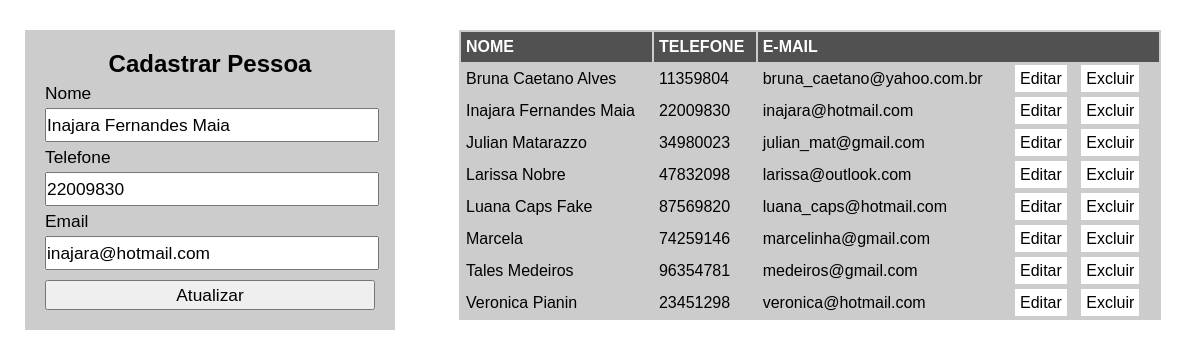
The page /CRUD-PESSOA/index.php?id_update=11 on the database its author committed.
### tables this page shows
CREATE TABLE `pessoa` (
  `id` int(11) NOT NULL AUTO_INCREMENT,
  `nome` varchar(40) DEFAULT NULL,
  `telefone` varchar(15) DEFAULT NULL,
  `email` varchar(50) DEFAULT NULL,
  PRIMARY KEY (`id`)
);

### CRUD-PESSOA/class-pessoa.php (called while the page is built, shortened)
<?php
Class Pessoa{
    private $pdo;
    public function __construct($dbname,$host,$user,$senha)
    {
        try{
            $this->pdo = new PDO("mysql:dbname=".$dbname.";host=".$host,$user,$senha);
        }catch(PDOException $e){
            echo "Erro com banco de dados:".$e->getMessage();
            exit();
        }catch(Exception $e){
            echo "Erro generico:" . $e->getMessage();
            exit();
        }
    }
    public function buscarDados(){
        $cmd = $this->pdo ->query("SELECT * FROM pessoa ORDER BY nome");
        $res = $cmd ->fetchAll(PDO::FETCH_ASSOC);
        return $res;
    }
    public function buscarDadosPessoa($id){
    $cmd = $this->pdo->prepare("SELECT * FROM pessoa WHERE id=:id");
    $cmd->bindValue(":id",$id);
    $cmd->execute();
    $res=$cmd->fetch(PDO::FETCH_ASSOC);
    return $res;
    }
    }

### CRUD-PESSOA/index.php (the view, shortened to what this page needs)
<?php
require_once 'class-pessoa.php';
$p = new Pessoa("crudpdo", "localhost", "root", "");
?>
<!DOCTYPE html>
<html lang="en">
<head>
    <link rel="stylesheet" href="estilo.css">
</head>
<body>
    <?php
    if (isset($_GET['id_update'])) {
        $id_att = addslashes($_GET['id_update']);
        $res = $p->buscarDadosPessoa($id_att);
    }
    ?>
    <div class="sessoes">
        <section id="esquerdo">
            <form action="" method="post">
                <h2>Cadastrar Pessoa</h2>
                <label for="nome">Nome</label>
                <input type="text" name="nome" id="nome" value="<?php if (isset($res)) {echo $res['nome'];} ?>">
                <label for="telefone">Telefone</label>
                <input type="text" name="telefone" id="telefone" value="<?php if (isset($res)) {echo $res['telefone'];} ?>">
                <label for="email">Email</label>
                <input type="email" name="email" id="email" value="<?php if (isset($res)) {echo $res['email'];} ?>">
                <input type="submit" value="<?php if (isset($res)) {echo "Atualizar";} else {echo "Cadastrar";
                                            } ?>">
            </form>
        </section>
        <section id="direito">
            <table>
                <tr id="titulo">
                    <td>NOME</td>
                    <td>TELEFONE</td>
                    <td colspan="2">E-MAIL</td>
                </tr>
                <?php
                $dados = $p->buscarDados();
                $tamanho_dados = count($dados);
                if ($tamanho_dados > 0) {
                    for ($i = 0; $i < $tamanho_dados; $i++) {
                        echo "<tr>";
                        foreach ($dados[$i] as $k => $v) {
                            if ($k != "id") {
                                echo "<td>" . $v . "</td>";
                            }
                        }
                ?>
                        <td>
                            <a href="index.php?id_update=<?php echo $dados[$i]['id']; ?>">Editar</a>
                            <a href="index.php?id=<?php echo $dados[$i]['id'];
                                                    ?>">Excluir</a>
                        </td>
                    <?php
                        echo "</tr>";
                    }
                } else {
                       echo "Ainda não há pessoas cadastradas!";
                }
                ?>
            </table>
        </section>
    </div>
</body>
</html>

### CRUD-PESSOA/estilo.css (style rules this page uses)
* { padding: 0; margin: 0; font-family: Arial, Helvetica, sans-serif; }
label, input { display: block; line-height: 30px; height: 30px; outline: none; font-size: 13pt; width: 100%; }
form { width: 330px; background-color: rgba(0,0,0,.2); padding: 20px; margin: 30px auto; }
input[type="submit"] { margin-top: 10px; cursor: pointer; }
#esquerdo { width: 35%; height: 500px; }
#direito { width: 65%; height: 500px; }
.sessoes { display: flex; }
table { background-color: rgba(0,0,0,.2); width: 90%; margin: 30px auto; }
tr { line-height: 30px; }
tr#titulo { font-weight: bold; color:#fff; background-color: rgba(0,0,0,.6); }
td { padding: 0px 5px; }
a { background-color: white; color:black; padding:5px; margin: 0px 5px; text-decoration: none; }
h2 { text-align: center; }

### rows shown on the page
pessoa: nome "Inajara Fernandes Maia", telefone "22009830", email "inajara@hotmail.com"
pessoa: nome "Bruna Caetano Alves", telefone "11359804", email "bruna_caetano@yahoo.com.br"
pessoa: nome "Julian Matarazzo", telefone "34980023", email "julian_mat@gmail.com"
pessoa: nome "Larissa Nobre", telefone "47832098", email "larissa@outlook.com"
pessoa: nome "Luana Caps Fake", telefone "87569820", email "luana_caps@hotmail.com"
pessoa: nome "Marcela", telefone "74259146", email "marcelinha@gmail.com"
pessoa: nome "Tales Medeiros", telefone "96354781", email "medeiros@gmail.com"
pessoa: nome "Veronica Pianin", telefone "23451298", email "veronica@hotmail.com"
